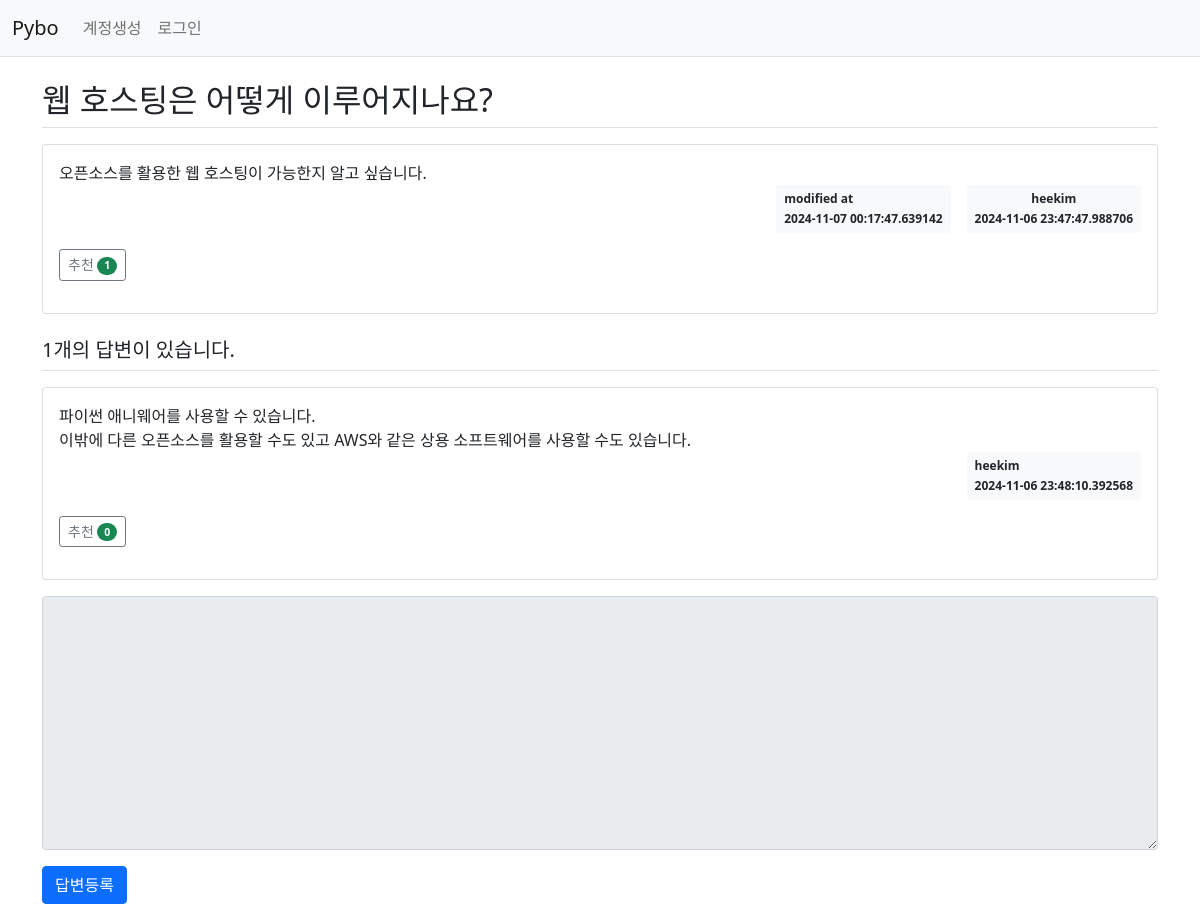
/question/detail/3/, run on the app's committed database.
### pybo/models.py (models this page shows)
class Question(db.Model):
    id = db.Column(db.Integer, primary_key=True)
    subject = db.Column(db.String(200), nullable=False)
    content = db.Column(db.Text(), nullable=False)
    create_date = db.Column(db.DateTime(), nullable=False)
    user_id = db.Column(db.Integer, db.ForeignKey('user.id', ondelete='CASCADE'), nullable=False)
    user = db.relationship('User', backref=db.backref('question_set'))
    modify_date = db.Column(db.DateTime(), nullable=True)
    voter = db.relationship('User', secondary=question_voter, backref=db.backref('question_voter_set'))

class User(db.Model):
    id = db.Column(db.Integer, primary_key=True)
    username = db.Column(db.String(150), unique=True, nullable=False)
    password = db.Column(db.String(200), nullable=False)
    email = db.Column(db.String(120), unique=True, nullable=False)

class Answer(db.Model):
    id = db.Column(db.Integer, primary_key=True)
    question_id = db.Column(db.Integer, db.ForeignKey('question.id', ondelete='CASCADE'))
    question = db.relationship('Question', backref=db.backref('answer_set'))
    content = db.Column(db.Text(), nullable=False)
    create_date = db.Column(db.DateTime(), nullable=False)
    user_id = db.Column(db.Integer, db.ForeignKey('user.id', ondelete='CASCADE'), nullable=False)
    user = db.relationship('User', backref=db.backref('answer_set'))
    modify_date = db.Column(db.DateTime(), nullable=True)
    voter = db.relationship('User', secondary=answer_voter, backref=db.backref('answer_voter_set'))

### pybo/views/question_views.py (the view)
@bp.route('/detail/<int:question_id>/')
def detail(question_id):
    form = AnswerForm()
    question = Question.query.get_or_404(question_id)
    return render_template('question/question_detail.html', question=question, form=form)

### pybo/forms.py
class AnswerForm(FlaskForm):
    content = TextAreaField('내용', validators=[DataRequired('내용은 필수입력 항목입니다.')])

### pybo/views/auth_views.py (called while the page is built)
@bp.before_app_request
def load_logged_in_user():
    user_id = session.get('user_id')
    if user_id is None:
        g.user = None
    else:
        g.user = User.query.get(user_id)

### pybo/templates/question/question_detail.html (shortened to what this page needs)
{% extends 'base.html' %}
{% block content %}
<div class="container my-3">
    <h2 class="border-bottom py-2">{{ question.subject }}</h2>
    <div class="card my-3">
        <div class="card-body">
            <div class="card-text" style="white-space: pre-line;">{{ question.content }}</div>
            <div class="d-flex justify-content-end">
                    {% if question.modify_date %}
            <div class="badge bg-light text-dark p-2 text-start mx-3">
                <div class="mb-2">modified at</div>
                <div>{{ question.modify_date }}</div>
            </div>
            {% endif %}
                <div class="badge bg-light text-dark p-2">
                     <div class="mb-2">{{ question.user.username }}</div>
                     <div>{{ question.create_date}}</div>
                </div>
            </div>
            <div class="my-3">
                            <a href="javascript:void(0)" data-uri="{{ url_for('question.vote', question_id=question.id) }}"
               class="recommend btn btn-sm btn-outline-secondary"> 추천
                <span class="badge rounded-pill bg-success">{{ question.voter|length }}</span>
            </a>
        </div>
        </div>
    </div>
    <h5 class="border-bottom my-3 py-2">{{ question.answer_set|length }}개의 답변이 있습니다.</h5>
    {% for answer in question.answer_set %}
    <div class="card my-3">
        <div class="card-body">
            <div class="card-text" style="white-space: pre-line;">{{ answer.content }}</div>
            <div class="d-flex justify-content-end">
                   <div class="badge bg-light text-dark p-2 text-start">
                <div class="mb-2">{{ answer.user.username }}</div>
                <div>{{ answer.create_date }}</div>
            </div>
        </div>
        <div class="my-3">
            <a href="javascript:void(0)" data-uri="{{ url_for('answer.vote', answer_id=answer.id) }}"
               class="recommend btn btn-sm btn-outline-secondary"> 추천
                <span class="badge rounded-pill bg-success">{{ answer.voter|length }}</span>
            </a>
        </div>
        </div>
    </div>
    {% endfor %}
    <form action="{{ url_for('answer.create', question_id=question.id) }}" method="post" class="my-3">
        <div class="mb-3">
            <textarea {% if not g.user %}disabled{% endif %} name="content" id="content" class="form-control" rows="10"></textarea>
        </div>
        <input type="submit" value="답변등록" class="btn btn-primary">
    </form>
</div>
{% endblock %}

### data on the page
Question: subject "웹 호스팅은 어떻게 이루어지나요?", content "오픈소스를 활용한 웹 호스팅이 가능한지 알고 싶습니다.", modify_date "2024-11-07 00:17:47.639142", create_date "2024-11-06 23:47:47.988706"
User: user.username "heekim"
Answer: content "파이썬 애니웨어를 사용할 수 있습니다. 이밖에 다른 오픈소스를 활용할 수도 있고 AWS와 같은 상용 소프트웨어를 사용할 수도 있습니다.", user.username "heekim", create_date "2024-11-06 23:48:10.392568", voter|length "0"

### other printed values
{{ question.voter|length }} "1"
{{ question.answer_set|length }} "1"
